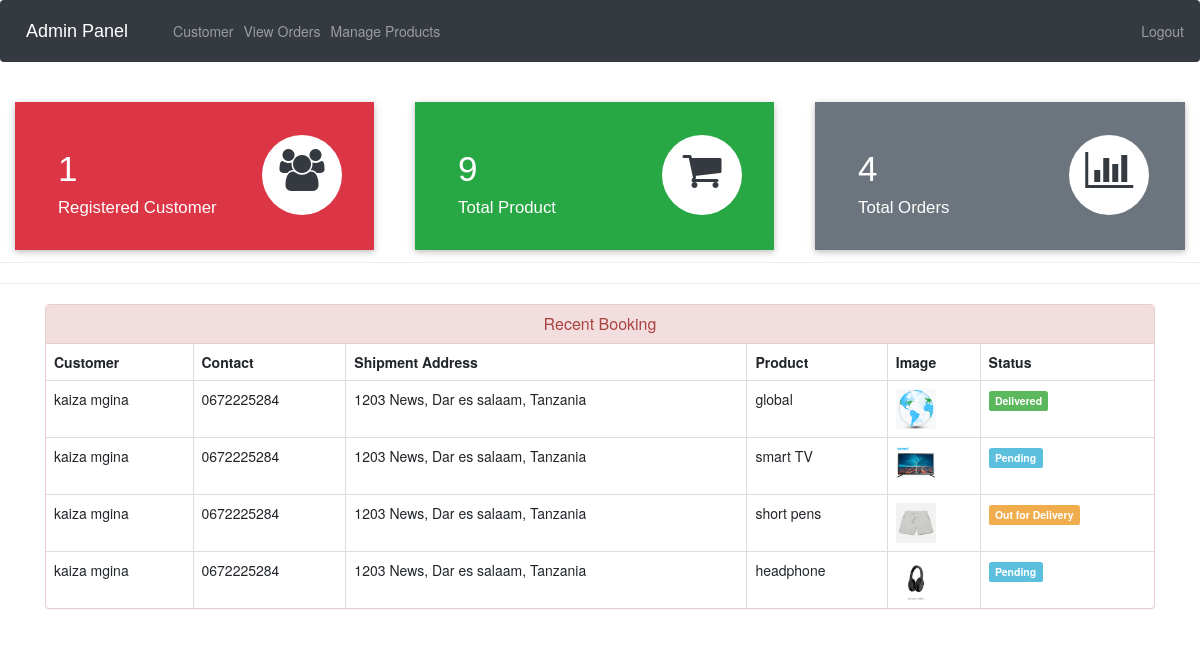
Page /admin-dashboard (signed in) on the committed database.
### ecom/models.py (models this page shows, shortened)
class Customer(models.Model):
    user=models.OneToOneField(User,on_delete=models.CASCADE)
    profile_pic= models.ImageField(upload_to='profile_pic/CustomerProfilePic/',null=True,blank=True)
    address = models.CharField(max_length=40)
    mobile = models.CharField(max_length=20,null=False)
    @property
    def get_name(self):
        return self.user.first_name+" "+self.user.last_name

class Orders(models.Model):
    STATUS =(
        ('Pending','Pending'),
        ('Order Confirmed','Order Confirmed'),
        ('Out for Delivery','Out for Delivery'),
        ('Delivered','Delivered'),
    )
    customer=models.ForeignKey('Customer', on_delete=models.CASCADE,null=True)
    product=models.ForeignKey('Product',on_delete=models.CASCADE,null=True)
    email = models.CharField(max_length=50,null=True)
    address = models.CharField(max_length=500,null=True)
    mobile = models.CharField(max_length=20,null=True)
    order_date= models.DateField(auto_now_add=True,null=True)
    status=models.CharField(max_length=50,null=True,choices=STATUS)

class Product(models.Model):
    name=models.CharField(max_length=40)
    product_image= models.ImageField(upload_to='product_image/',null=True,blank=True)
    price = models.PositiveIntegerField()
    description=models.CharField(max_length=40)

### ecom/views.py (the view)
# urls.py: path('admin-dashboard', views.admin_dashboard_view,name='admin-dashboard'),
@login_required(login_url='adminlogin')
def admin_dashboard_view(request):
    customercount=models.Customer.objects.all().count()
    productcount=models.Product.objects.all().count()
    ordercount=models.Orders.objects.all().count()
    orders=models.Orders.objects.all()
    ordered_products=[]
    ordered_bys=[]
    for order in orders:
        ordered_product=models.Product.objects.all().filter(id=order.product.id)
        ordered_by=models.Customer.objects.all().filter(id = order.customer.id)
        ordered_products.append(ordered_product)
        ordered_bys.append(ordered_by)
    mydict={
    'customercount':customercount,
    'productcount':productcount,
    'ordercount':ordercount,
    'data':zip(ordered_products,ordered_bys,orders),
    }
    return render(request,'ecom/admin_dashboard.html',context=mydict)

### templates/ecom/admin_dashboard.html
{% extends 'ecom/admin_base.html' %}
{% load static %}
{% block content %}
<br>
{%include 'ecom/admin_dashboard_cards.html'%}
<br><br><br><br><br>
<hr><hr>
<div class="container" >
    <div class="panel panel-danger" >
      <div class="panel-heading" style="text-align:center;">
        <h6 class="panel-title">Recent Booking</h6>
      </div>
      <table class="table table-hover table-bordered" id="dev-table">
        <thead>
          <tr>
            <th>Customer</th>
            <th>Contact</th>
            <th>Shipment Address</th>
            <th>Product</th>
            <th>Image</th>
            <th>Status</th>
          </tr>
        </thead>
        {% for product,customer,order in data %}
        <tr>
          {% for c in customer %}
          <td> {{c.get_name}}</td>
          <td>{{c.mobile}}</td>
          <td>{{order.address}}</td>
          {% endfor %}
          {% for p in product %}
          <td> {{p.name}}</td>
          <td> <img src="{% static p.product_image.url %}" alt="Profile Pic" height="40px" width="40px" /></td>
          {% if order.status == 'Pending'%}
          <td> <span class="label label-info">{{order.status}}</span></td>
          {% elif order.status == 'Delivered' %}
          <td> <span class="label label-success">{{order.status}}</span></td>
          {% elif order.status == 'Out for Delivery' %}
          <td> <span class="label label-warning">{{order.status}}</span></td>
          {%else%}
            <td> <span class="label label-primary">{{order.status}}</span></td>
          {%endif%}
          {% endfor %}
        </tr>
        {% endfor %}
      </table>
  </div>
</div>
{% endblock content %}

### rows in the picture
Orders: address "1203 News, Dar es salaam, Tanzania", status "Delivered"
Customer: get_name "kaiza mgina", mobile "0672225284"
Product: name "global", product_image (picture)
Orders: address "1203 News, Dar es salaam, Tanzania", status "Pending"
Product: name "smart TV", product_image (picture)
Orders: address "1203 News, Dar es salaam, Tanzania", status "Out for Delivery"
Product: name "short pens", product_image (picture)
Orders: address "1203 News, Dar es salaam, Tanzania", status "Pending"
Product: name "headphone", product_image (picture)

### other values in the picture
{{ customercount }} "1"
{{ productcount }} "9"
{{ ordercount }} "4"
